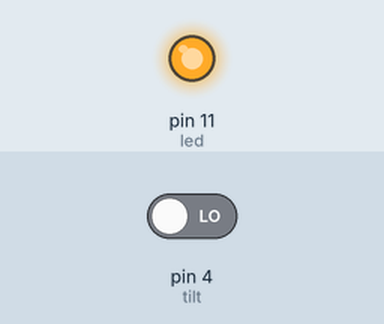
A sketch run on a simulated Arduino Uno, built with avr-gcc and run on an emulated ATmega328P. Parts: output pins drawn as LEDs (lit = HIGH). The inputs (shaded band) are chosen by the test bench; at power-on: pin 4 (tilt) LOW.

Above: at 1.2 s.
1.3 s: pin 4 (tilt) driven HIGH
At 2.5 s:
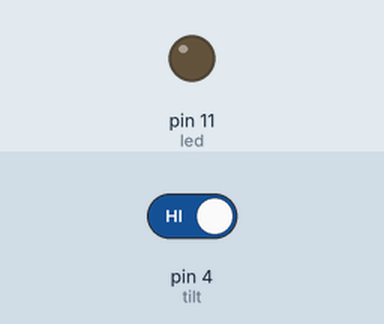
2.8 s: pin 4 (tilt) driven LOW
At 3.6 s:
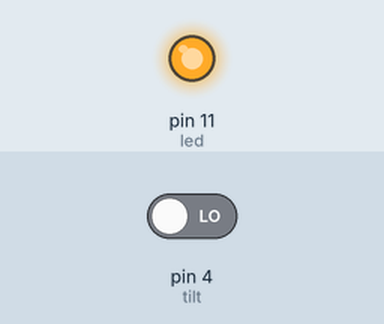
Timing chart, 0 to 5.8 s (numbered marks = the images above; inputs shaded):
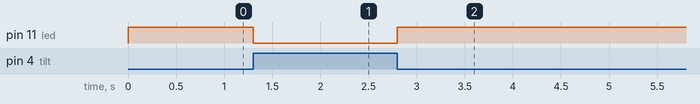

Measured:
- after the input at 1.3 s, pin 11 (led): HIGH → LOW at once
- after the input at 2.8 s, pin 11 (led): LOW → HIGH at once

The sketch:

Tiltsensor.ino
```cpp
int tilt=4;
int led=11;
void setup()
{
  pinMode(tilt,INPUT);
  pinMode(led,OUTPUT);
}

void loop()
{
  int reading;
  reading=digitalRead(tilt);
  if(reading)
  digitalWrite(led, LOW);
  else
  digitalWrite(led, HIGH);

}
```
